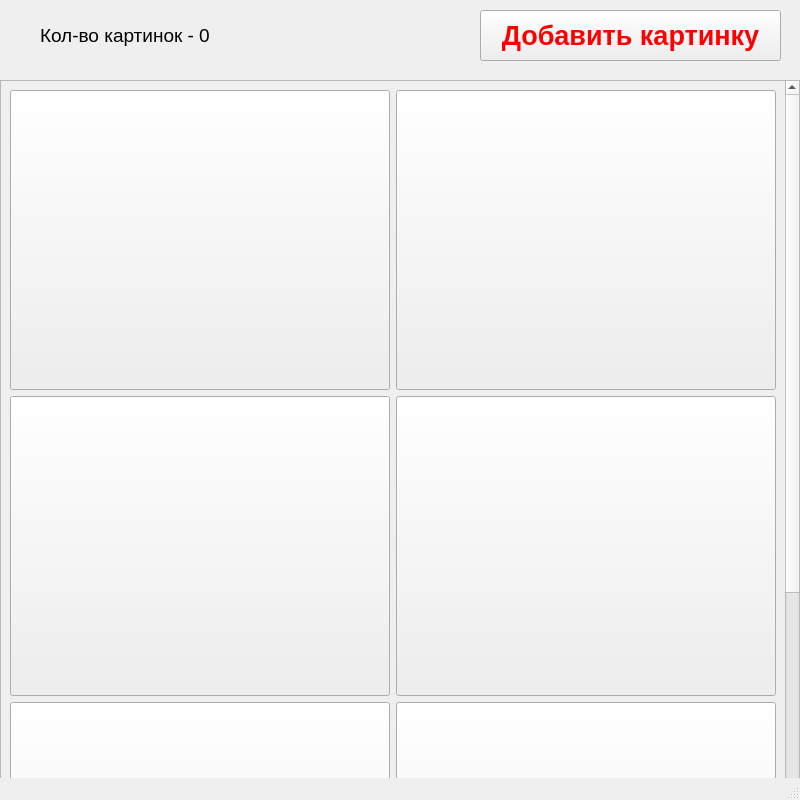
<?xml version="1.0" encoding="UTF-8"?>
<ui version="4.0">
 <class>MainWindow</class>
 <widget class="QMainWindow" name="MainWindow">
  <property name="geometry">
   <rect>
    <x>0</x>
    <y>0</y>
    <width>800</width>
    <height>800</height>
   </rect>
  </property>
  <property name="windowTitle">
   <string>MainWindow</string>
  </property>
  <widget class="QWidget" name="centralwidget">
   <widget class="QScrollArea" name="scrollArea">
    <property name="geometry">
     <rect>
      <x>0</x>
      <y>80</y>
      <width>800</width>
      <height>800</height>
     </rect>
    </property>
    <property name="lineWidth">
     <number>0</number>
    </property>
    <property name="midLineWidth">
     <number>0</number>
    </property>
    <property name="verticalScrollBarPolicy">
     <enum>Qt::ScrollBarAlwaysOn</enum>
    </property>
    <property name="widgetResizable">
     <bool>true</bool>
    </property>
    <property name="alignment">
     <set>Qt::AlignLeading|Qt::AlignLeft|Qt::AlignVCenter</set>
    </property>
    <widget class="QWidget" name="scrollAreaWidgetContents">
     <property name="geometry">
      <rect>
       <x>0</x>
       <y>-445</y>
       <width>777</width>
       <height>1243</height>
      </rect>
     </property>
     <layout class="QGridLayout" name="gridLayout">
      <item row="3" column="0">
       <widget class="QPushButton" name="pushButton_7">
        <property name="minimumSize">
         <size>
          <width>0</width>
          <height>300</height>
         </size>
        </property>
        <property name="text">
         <string/>
        </property>
       </widget>
      </item>
      <item row="1" column="1">
       <widget class="QPushButton" name="pushButton_4">
        <property name="minimumSize">
         <size>
          <width>0</width>
          <height>300</height>
         </size>
        </property>
        <property name="text">
         <string/>
        </property>
       </widget>
      </item>
      <item row="3" column="1">
       <widget class="QPushButton" name="pushButton_8">
        <property name="minimumSize">
         <size>
          <width>0</width>
          <height>300</height>
         </size>
        </property>
        <property name="text">
         <string/>
        </property>
       </widget>
      </item>
      <item row="0" column="1">
       <widget class="QPushButton" name="pushButton_2">
        <property name="minimumSize">
         <size>
          <width>0</width>
          <height>300</height>
         </size>
        </property>
        <property name="text">
         <string/>
        </property>
       </widget>
      </item>
      <item row="1" column="0">
       <widget class="QPushButton" name="pushButton_3">
        <property name="minimumSize">
         <size>
          <width>0</width>
          <height>300</height>
         </size>
        </property>
        <property name="text">
         <string/>
        </property>
       </widget>
      </item>
      <item row="2" column="0">
       <widget class="QPushButton" name="pushButton_5">
        <property name="minimumSize">
         <size>
          <width>0</width>
          <height>300</height>
         </size>
        </property>
        <property name="text">
         <string/>
        </property>
       </widget>
      </item>
      <item row="2" column="1">
       <widget class="QPushButton" name="pushButton_6">
        <property name="minimumSize">
         <size>
          <width>0</width>
          <height>300</height>
         </size>
        </property>
        <property name="text">
         <string/>
        </property>
       </widget>
      </item>
      <item row="0" column="0">
       <widget class="QPushButton" name="pushButton_1">
        <property name="minimumSize">
         <size>
          <width>0</width>
          <height>300</height>
         </size>
        </property>
        <property name="text">
         <string/>
        </property>
       </widget>
      </item>
     </layout>
    </widget>
   </widget>
   <widget class="QPushButton" name="pushButton">
    <property name="geometry">
     <rect>
      <x>480</x>
      <y>10</y>
      <width>301</width>
      <height>51</height>
     </rect>
    </property>
    <property name="font">
     <font>
      <pointsize>20</pointsize>
      <weight>75</weight>
      <italic>false</italic>
      <bold>true</bold>
      <strikeout>false</strikeout>
     </font>
    </property>
    <property name="styleSheet">
     <string notr="true">color: rgb(255, 0, 0);</string>
    </property>
    <property name="text">
     <string>Добавить картинку</string>
    </property>
   </widget>
   <widget class="QLabel" name="label">
    <property name="geometry">
     <rect>
      <x>40</x>
      <y>10</y>
      <width>361</width>
      <height>51</height>
     </rect>
    </property>
    <property name="font">
     <font>
      <pointsize>14</pointsize>
     </font>
    </property>
    <property name="text">
     <string>Кол-во картинок - 0</string>
    </property>
   </widget>
  </widget>
  <widget class="QMenuBar" name="menubar">
   <property name="geometry">
    <rect>
     <x>0</x>
     <y>0</y>
     <width>800</width>
     <height>26</height>
    </rect>
   </property>
  </widget>
  <widget class="QStatusBar" name="statusbar"/>
 </widget>
 <resources/>
 <connections/>
</ui>
